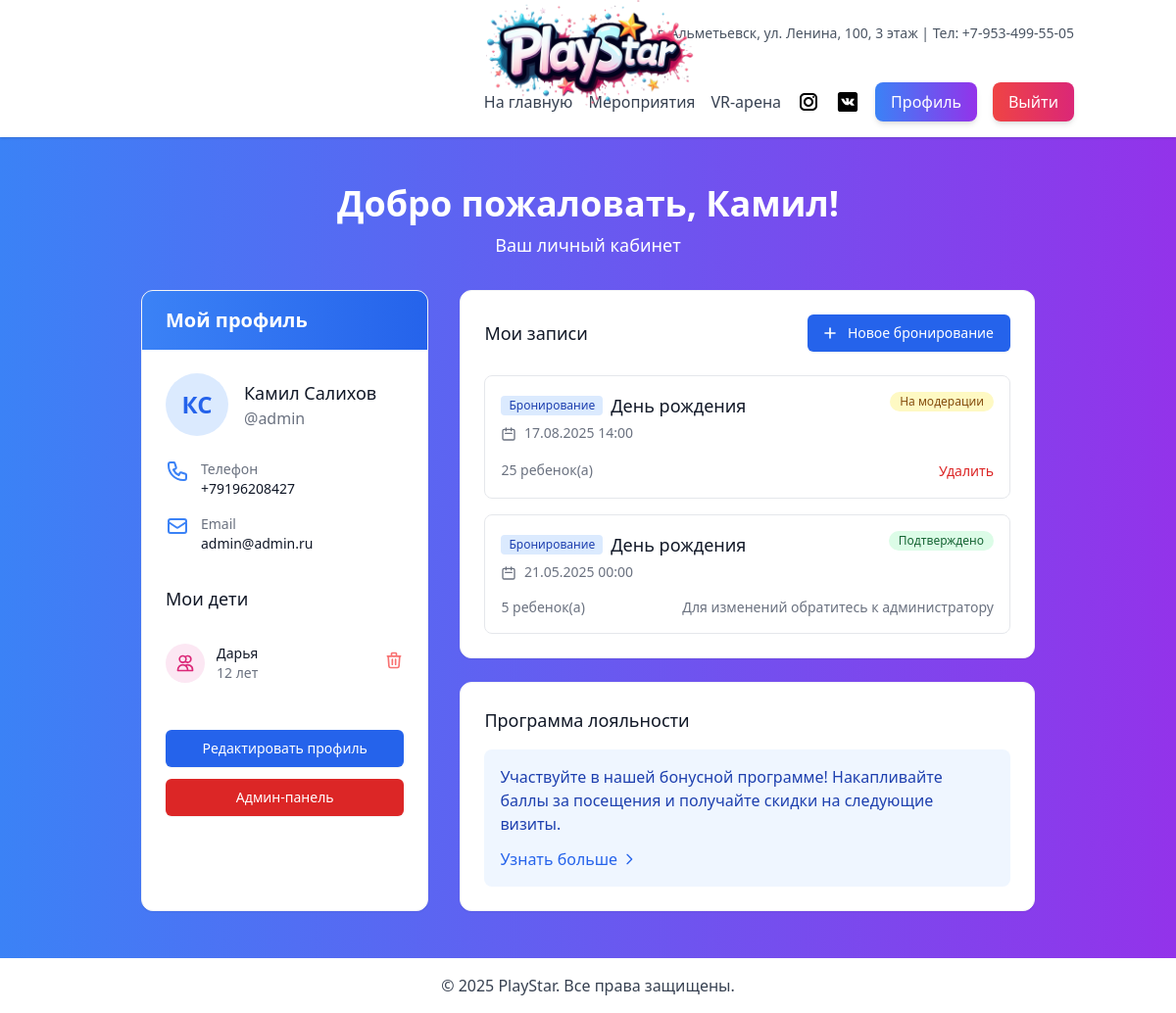
Page /accounts/profile/ (signed in) on the earlier database version.
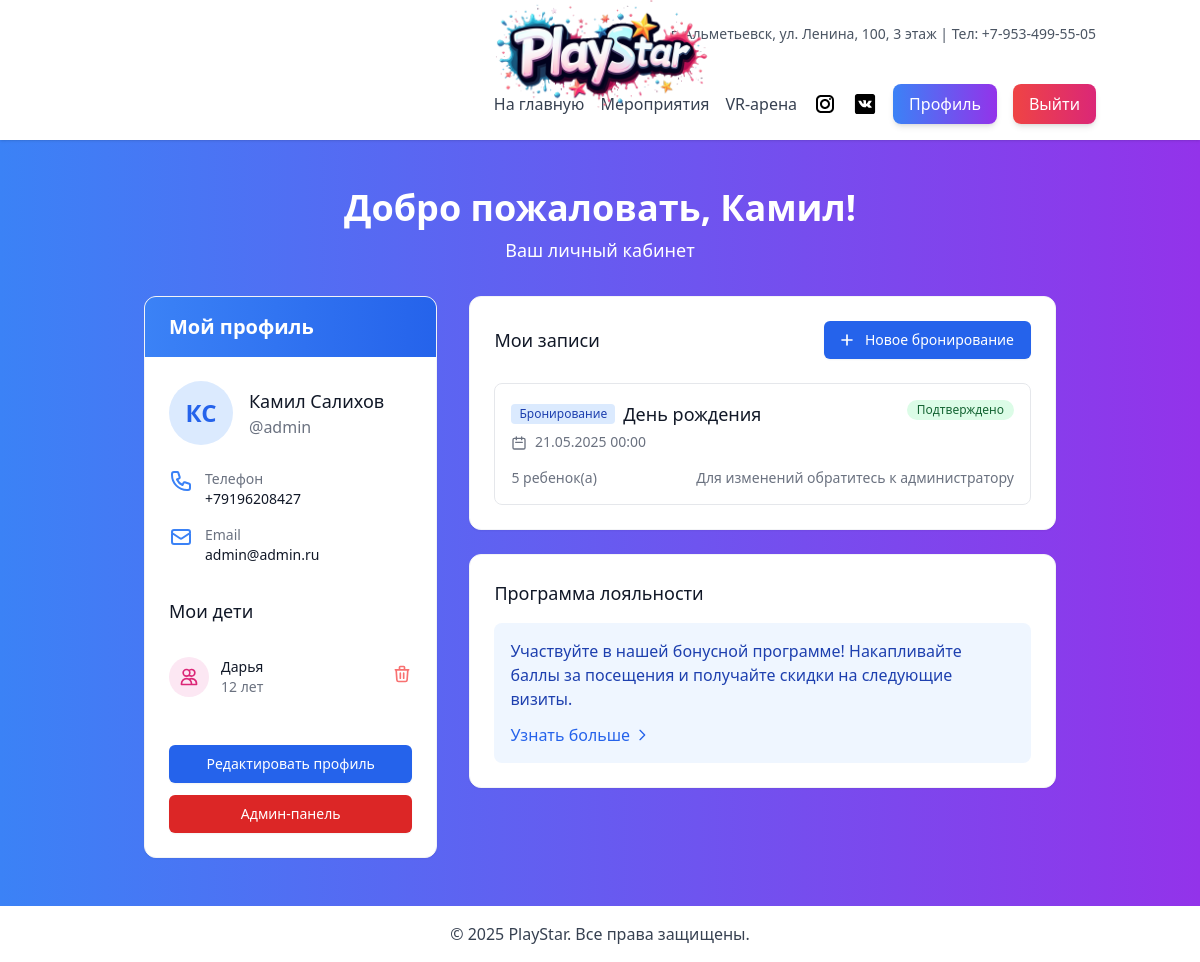
Same page on the later database version.
### main/models.py (models this page shows, shortened)
class Child(models.Model):
    GENDER_CHOICES = [
        ('M', 'Мальчик'),
        ('F', 'Девочка'),
    ]
    profile = models.ForeignKey(Profile, on_delete=models.CASCADE, related_name='children')
    name = models.CharField(max_length=100, verbose_name="Имя ребенка")
    age = models.PositiveIntegerField(verbose_name="Возраст ребенка")
    birthdate = models.DateField(verbose_name="Дата рождения", blank=True, null=True)
    gender = models.CharField(
        max_length=1,
        choices=GENDER_CHOICES,
        verbose_name="Пол",
        blank=True,
        null=True
    )
    class Meta:
        verbose_name = "Ребенок"
        verbose_name_plural = "Дети"

### bookings/models.py (models this page shows, shortened)
class Booking(models.Model):
    STATUS_CHOICES = [
        ('pending', 'На модерации'),
        ('approved', 'Подтверждено'),
        ('rejected', 'Отклонено'),
        ('completed', 'Завершено')
    ]
    BOOKING_TYPES = (
        ('birthday', 'День рождения'),
        ('vr', 'VR-арена'),
        ('animation', 'Выездная анимация'),
        ('other', 'Другое'),
    )
    user = models.ForeignKey(settings.AUTH_USER_MODEL, on_delete=models.CASCADE)
    event_name = models.CharField('Название мероприятия', max_length=255)
    booking_type = models.CharField(
        'Тип бронирования',
        max_length=20,
        choices=BOOKING_TYPES,
        default='birthday'
    )
    location = models.CharField(
        'Местоположение',
        max_length=255,
        blank=True,
        null=True
    )
    custom_type = models.CharField(
        'Свой вариант',
        max_length=255,
        blank=True,
        null=True
    )
    event_date = models.DateTimeField('Дата мероприятия')
    children_count = models.PositiveIntegerField(
        'Количество детей',
        validators=[MinValueValidator(1)]
    )
    comment = models.TextField('Комментарий', blank=True, null=True)
    status = models.CharField(
        'Статус',
        max_length=20,
        choices=STATUS_CHOICES,
        default='pending'
    )
    created_at = models.DateTimeField(auto_now_add=True)
    updated_at = models.DateTimeField(auto_now=True)
    prepayment = models.DecimalField(
        'Предоплата',
        max_digits=10,
        decimal_places=2,
        default=Decimal('0.00')
    )
    cashier_payment = models.DecimalField(
        'Оплата кассиром',
        max_digits=10,
        decimal_places=2,
        default=Decimal('0.00')
    )
    paid_amount = models.DecimalField(
        'Оплаченная сумма',
        max_digits=10,
        decimal_places=2,
        default=Decimal('0.00')
    )
    class Meta:
        verbose_name = 'Бронирование'
        verbose_name_plural = 'Бронирования'
        ordering = ['-created_at']

### accounts/views.py (the view)
# urls.py: path('profile/', profile, name='profile'),
@login_required
def profile(request):
    user = request.user
    Profile.objects.get_or_create(user=user)
    context = {
        'user': user,
        'bookings': Booking.objects.filter(user=user).order_by('-created_at')[:5],
        'user_events': Event.objects.filter(booking__user=user)
                       .select_related('booking')
                       .order_by('-date')[:5],
    }
    return render(request, 'accounts/profile.html', context)

### main/templatetags/group_check.py (called while the page is built)
@register.filter(name='has_group')
def has_group(user, group_name):
    if hasattr(user, 'groups'):
        return user.groups.filter(name=group_name).exists()
    return False

### accounts/templates/accounts/profile.html (shortened to what the changed rows need)
{% extends 'base.html' %}
{% load group_check static %}
{% block content %}
<div class="max-w-7xl mx-auto px-4 sm:px-6 lg:px-8">
    <div class="mb-8 text-center">
        <h1 class="text-4xl font-bold text-white mb-2">Добро пожаловать, {{ user.first_name }}!</h1>
    </div>
    <div class="flex flex-col lg:flex-row gap-8">
        <div class="w-full lg:w-1/3 bg-white rounded-xl shadow-sm border border-gray-100 overflow-hidden">
            <div class="bg-gradient-to-r from-blue-500 to-blue-600 px-6 py-4">
                <h2 class="text-xl font-semibold text-white">Мой профиль</h2>
            </div>
            <div class="p-6">
                <div class="mt-8">
                    {% if user.profile.children.all %}
                        <ul class="divide-y divide-gray-200">
                            {% for child in user.profile.children.all %}
                                <li class="py-4 flex justify-between items-center">
                                    <div class="flex items-center">
                                        <div class="flex-shrink-0 h-10 w-10 rounded-full bg-pink-100 flex items-center justify-center text-pink-600">
                                            <svg xmlns="http://www.w3.org/2000/svg" class="h-5 w-5" fill="none" viewBox="0 0 24 24" stroke="currentColor">
                                                <path stroke-linecap="round" stroke-linejoin="round" stroke-width="2" d="M12 4.354a4 4 0 110 5.292M15 21H3v-1a6 6 0 0112 0v1zm0 0h6v-1a6 6 0 00-9-5.197M13 7a4 4 0 11-8 0 4 4 0 018 0z"/>
                                            </svg>
                                        </div>
                                        <div class="ml-3">
                                            <p class="text-sm font-medium text-gray-900">{{ child.name }}</p>
                                            <p class="text-sm text-gray-500">{{ child.age }} лет</p>
                                        </div>
                                    </div>
                                    <form action="{% url 'accounts:delete_child' child.id %}" method="post">
                                        <button type="submit" class="text-red-400 hover:text-red-600">
                                            <svg xmlns="http://www.w3.org/2000/svg" class="h-5 w-5" fill="none" viewBox="0 0 24 24" stroke="currentColor">
                                                <path stroke-linecap="round" stroke-linejoin="round" stroke-width="2" d="M19 7l-.867 12.142A2 2 0 0116.138 21H7.862a2 2 0 01-1.995-1.858L5 7m5 4v6m4-6v6m1-10V4a1 1 0 00-1-1h-4a1 1 0 00-1 1v3M4 7h16"/>
                                            </svg>
                                        </button>
                                    </form>
                                </li>
                            {% endfor %}
                        </ul>
                    {% else %}
                        <p class="text-sm text-gray-500">Дети не добавлены</p>
                    {% endif %}
                </div>
            </div>
        </div>
        <div class="w-full lg:w-2/3 space-y-6">
            <div class="bg-white rounded-xl shadow-sm border border-gray-100 overflow-hidden">
                <div class="p-6">
                    {% if bookings or user_events %}
                        <div class="space-y-4">
                            {% for booking in bookings %}
                            <div class="border border-gray-200 rounded-lg p-4 hover:shadow-md transition-shadow">
                                <div class="flex justify-between items-start">
                                    <div>
                                        <div class="flex items-center mb-1">
                                            <span class="bg-blue-100 text-blue-800 text-xs font-medium px-2 py-0.5 rounded mr-2">
                                                Бронирование
                                            </span>
                                            <h4 class="text-lg font-medium text-gray-900">
                                                {% if booking.booking_type == 'other' %}
                                                    {{ booking.custom_type }}
                                                {% else %}
                                                    {{ booking.get_booking_type_display }}
                                                {% endif %}
                                            </h4>
                                        </div>
                                        <div class="text-sm text-gray-500 mb-2">
                                            <svg xmlns="http://www.w3.org/2000/svg" class="inline h-4 w-4 mr-1" fill="none" viewBox="0 0 24 24" stroke="currentColor">
                                                <path stroke-linecap="round" stroke-linejoin="round" stroke-width="2" d="M8 7V3m8 4V3m-9 8h10M5 21h14a2 2 0 002-2V7a2 2 0 00-2-2H5a2 2 0 00-2 2v12a2 2 0 002 2z"/>
                                            </svg>
                                            {{ booking.event_date|date:"d.m.Y H:i" }}
                                        </div>
                                    </div>
                                    <div class="flex items-center">
                                        <span class="inline-flex items-center px-2.5 py-0.5 rounded-full text-xs font-medium
                                            {% if booking.status == 'approved' %}bg-green-100 text-green-800
                                            {% elif booking.status == 'pending' %}bg-yellow-100 text-yellow-800
                                            {% elif booking.status == 'rejected' %}bg-red-100 text-red-800
                                            {% else %}bg-gray-100 text-gray-800{% endif %}">
                                            {{ booking.get_status_display }}
                                        </span>
                                    </div>
                                </div>
                                <div class="flex justify-between items-center mt-2">
                                    <div class="text-sm text-gray-500">
                                        <span class="font-medium">{{ booking.children_count }}</span> ребенок(а)
                                    </div>
                                    <div class="flex space-x-2">
                                        {% if booking.status == 'pending' %}
                                            <form action="{% url 'bookings:delete_booking' booking.id %}" method="post" class="delete-booking-form">
                                                <button type="submit" class="text-red-600 hover:text-red-900 text-sm">
                                                    Удалить
                                                </button>
                                            </form>
                                        {% else %}
                                            <span class="text-gray-500 text-sm">Для изменений обратитесь к администратору</span>
                                        {% endif %}
                                    </div>
                                </div>
                            </div>
                            {% endfor %}
                        </div>
                    {% endif %}
                </div>
            </div>
        </div>
    </div>
</div>
{% endblock %}

Differences in the rows shown:
removed Booking: booking_type "День рождения", event_date "17.08.2025 14:00", status "На модерации", children_count "25", shows "Удалить"
